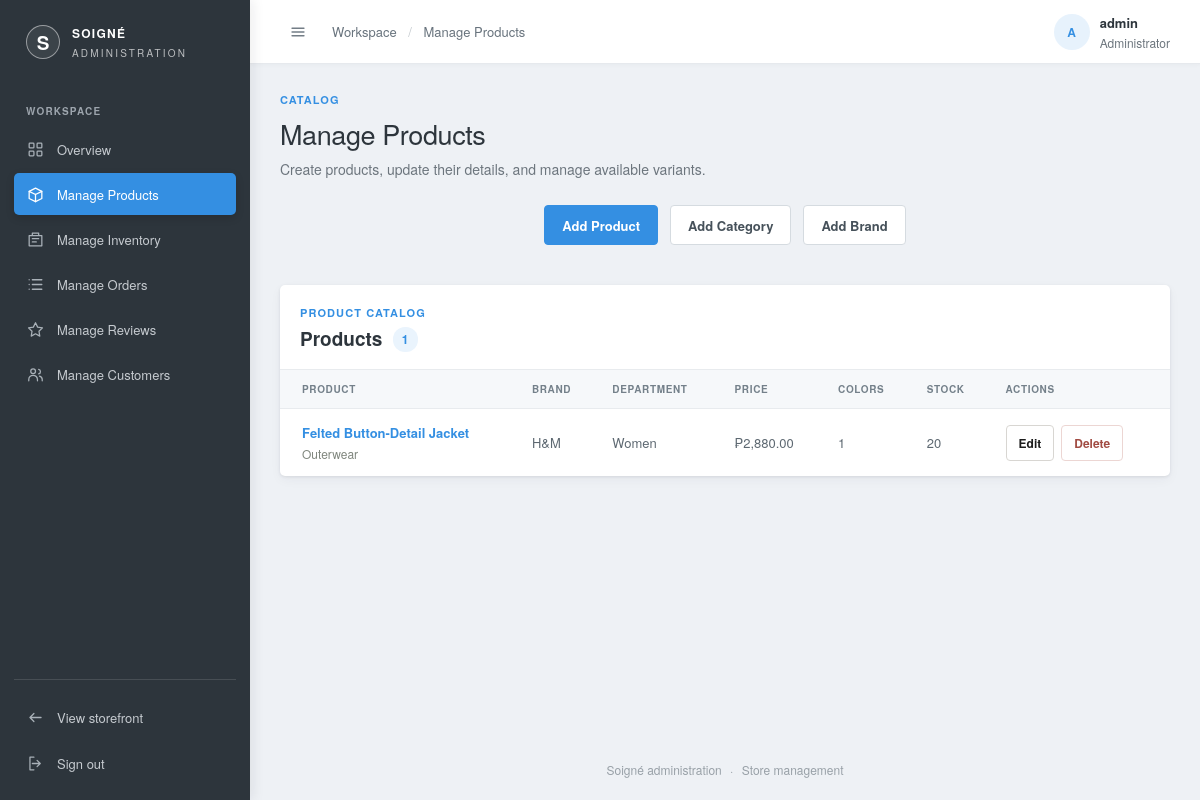
Screenshot of /admin/manage-products/index.php (signed in) with the database file from the repository.
### tables this page shows
CREATE TABLE products (
  product_id  INT AUTO_INCREMENT PRIMARY KEY,
  supplier_id INT NOT NULL,
  name        VARCHAR(150)  NOT NULL,
  category_id INT NULL,
  department  ENUM('men','women','kids') NOT NULL DEFAULT 'men',
  price       DECIMAL(10,2) NOT NULL,
  description TEXT,
  created_at  DATETIME DEFAULT CURRENT_TIMESTAMP,
  INDEX idx_department (department),
  INDEX idx_products_category_id (category_id),
  FOREIGN KEY (supplier_id) REFERENCES suppliers(supplier_id),
  FOREIGN KEY (category_id) REFERENCES categories(category_id)
    ON UPDATE CASCADE
    ON DELETE SET NULL
);

CREATE TABLE categories (
  category_id INT AUTO_INCREMENT PRIMARY KEY,
  name        VARCHAR(50) NOT NULL UNIQUE
);

CREATE TABLE suppliers (
  supplier_id INT AUTO_INCREMENT PRIMARY KEY,
  name        VARCHAR(120) NOT NULL UNIQUE,
  image       VARCHAR(255) NULL
);

### admin/includes/bootstrap.php (called while the page is built, shortened)
<?php
require_once __DIR__ . '/../../includes/config.php';
function admin_escape($value): string
{
    return htmlspecialchars((string)$value, ENT_QUOTES, 'UTF-8');
}
function admin_pagination_page(int $totalItems, int $pageSize = 10, string $pageKey = 'page'): array
{
    $totalPages = max(1, (int)ceil($totalItems / $pageSize));
    $requestedPage = filter_var($_GET[$pageKey] ?? 1, FILTER_VALIDATE_INT);
    $page = $requestedPage === false ? 1 : max(1, min($requestedPage, $totalPages));
    return [
        'page' => $page,
        'page_size' => $pageSize,
        'total_pages' => $totalPages,
        'offset' => ($page - 1) * $pageSize,
    ];
}
    ?>

### includes/config.php (called while the page is built, shortened)
<?php
if (!function_exists('peso')) {
    function peso($amount) {
        return '₱' . number_format($amount, 2);
    }
}

### admin/manage-products/index.php (the view, shortened to what this page needs)
<?php
require_once __DIR__ . '/../includes/bootstrap.php';
$product_total = (int)mysqli_fetch_assoc(mysqli_query($conn, "SELECT COUNT(*) AS total FROM products"))['total'];
$product_pagination = admin_pagination_page($product_total);
$product_limit = $product_pagination['page_size'];
$product_offset = $product_pagination['offset'];
$products_result = mysqli_query($conn,
    "SELECT p.product_id, p.name, c.name AS category, p.department, p.price, s.name AS supplier_name,
            COUNT(DISTINCT pc.product_color_id) AS color_count,
            (SELECT COUNT(*)
             FROM order_items oi
             JOIN product_variants order_variant ON order_variant.variant_id = oi.variant_id
             JOIN product_colors order_color ON order_color.product_color_id = order_variant.product_color_id
             WHERE order_color.product_id = p.product_id) AS order_count,
            COALESCE(SUM(v.stock), 0) AS stock_count
     FROM products p
     JOIN suppliers s ON s.supplier_id = p.supplier_id
     LEFT JOIN categories c ON c.category_id = p.category_id
     LEFT JOIN product_colors pc ON pc.product_id = p.product_id
     LEFT JOIN product_variants v ON v.product_color_id = pc.product_color_id
     GROUP BY p.product_id, p.name, c.name, p.department, p.price, s.name
     ORDER BY p.product_id DESC
     LIMIT $product_limit OFFSET $product_offset"
);
$products = mysqli_fetch_all($products_result, MYSQLI_ASSOC);
include __DIR__ . '/../includes/header.php';
?>
<section class="admin-page-heading">
  <div><p class="admin-eyebrow">CATALOG</p><h1>Manage Products</h1><p>Create products, update their details, and manage available variants.</p></div>
</section>
<div class="catalog-actions" aria-label="Catalog actions">
  <button class="admin-button" type="button" data-open-dialog="add-product-dialog">Add Product</button>
  <button class="admin-button admin-button-light" type="button" data-open-dialog="add-category-dialog">Add Category</button>
  <button class="admin-button admin-button-light" type="button" data-open-dialog="add-brand-dialog">Add Brand</button>
</div>
<section class="manage-panel manage-list-panel">
  <div class="manage-panel-heading"><div><p class="admin-eyebrow">PRODUCT CATALOG</p><h2>Products <span class="manage-count"><?php echo $product_total; ?></span></h2></div></div>
  <?php if ($products) { ?>
    <div class="admin-table-wrap"><table class="admin-table">
      <thead><tr><th>Product</th><th>Brand</th><th>Department</th><th>Price</th><th>Colors</th><th>Stock</th><th>Actions</th></tr></thead>
      <tbody><?php foreach ($products as $product) { ?>
        <tr>
          <td class="order-number"><?php echo admin_escape($product['name']); ?><small class="manage-secondary"><?php echo admin_escape($product['category'] ?? 'Uncategorized'); ?></small></td>
          <td><?php echo admin_escape($product['supplier_name']); ?></td>
          <td><?php echo admin_escape(ucfirst($product['department'])); ?></td>
          <td><?php echo peso((float)$product['price']); ?></td>
          <td><?php echo (int)$product['color_count']; ?></td>
          <td><?php echo (int)$product['stock_count']; ?></td>
          <td><div class="manage-row-actions">
            <a class="manage-small-button" href="<?php echo BASE_URL; ?>admin/manage-products/edit.php?id=<?php echo (int)$product['product_id']; ?>">Edit</a>
            <?php if ((int)$product['order_count'] === 0) { ?>
              <form method="post" novalidate onsubmit="return confirm('Delete this product? Products included in orders cannot be deleted.');">
                <button class="manage-small-button is-danger" type="submit">Delete</button>
              </form>
            <?php } else { ?>
              <span class="manage-secondary">Has orders</span>
            <?php } ?>
          </div></td>
        </tr>
      <?php } ?></tbody>
    </table></div>
  <?php } else { ?><p class="manage-empty">No products yet. Use Add Product above to add your first product.</p><?php } ?>
</section>
<?php include __DIR__ . '/../includes/footer.php'; ?>

### admin/styles/admin.css (style rules this page uses)
:root { --admin-ink: #2d353c; --admin-muted: #6c757d; --admin-line: #dfe3e8; --admin-paper: #ffffff; --admin-canvas: #eef1f5; --admin-accent: #348fe2; --admin-accent-dark: #2178c4; --admin-font: "Helvetica Neue", Helvetica, Arial, sans-serif; }
* { box-sizing: border-box; }
body { margin: 0; font-family: var(--admin-font); color: var(--admin-ink); }
a { color: inherit; text-decoration: none; }
button, input { font: inherit; }
.admin-eyebrow { margin: 0 0 10px; color: var(--admin-accent); font-size: 11px; font-weight: 700; letter-spacing: 1.6px; }
.admin-button { min-height: 40px; display: inline-flex; justify-content: center; align-items: center; gap: 8px; padding: 0 17px; border: 1px solid var(--admin-ink); border-radius: 11px; background: var(--admin-ink); color: #fff; box-shadow: 0 2px 4px rgba(28,28,28,.12), inset 0 1px 0 rgba(255,255,255,.16); font-size: 13px; font-weight: 700; cursor: pointer; transition: box-shadow .15s ease, transform .15s ease, background .15s ease, border-color .15s ease; }
.admin-dashboard-body { min-height: 100vh; background: var(--admin-canvas); }
.admin-page-heading { display: flex; align-items: center; justify-content: space-between; gap: 20px; margin-bottom: 25px; }
.admin-page-heading .admin-eyebrow { margin-bottom: 7px; }
.admin-page-heading h1 { margin: 0; font-family: var(--admin-font); font-size: 29px; font-weight: 600; letter-spacing: -.4px; }
.admin-page-heading > div > p:last-child { margin: 6px 0 0; color: var(--admin-muted); font-size: 14px; }
.admin-button-light { border-color: #d8d6d2; background: #fff; color: var(--admin-ink); box-shadow: 0 2px 4px rgba(28,28,28,.1), inset 0 1px 0 rgba(255,255,255,.9); }
.admin-table-wrap { width: 100%; overflow-x: auto; }
.admin-table { width: 100%; border-collapse: collapse; text-align: left; white-space: nowrap; }
.admin-table th { padding: 12px 15px; border-top: 1px solid #f0f1ee; border-bottom: 1px solid #f0f1ee; background: #faf9f7; color: #77736d; font-size: 11px; font-weight: 700; letter-spacing: .45px; text-transform: uppercase; }
.admin-table th:first-child, .admin-table td:first-child { padding-left: 20px; }
.admin-table td { padding: 14px 15px; border-bottom: 1px solid #f1f2ef; color: #626262; font-size: 13px; }
.admin-table tbody tr:last-child td { border-bottom: 0; }
.admin-table .order-number { color: #404b3e; font-weight: 700; }
body.admin-dashboard-body { background: var(--admin-canvas); color: #2d353c; font-size: 14px; -webkit-font-smoothing: antialiased; }
.admin-page-heading { margin-bottom: 22px; }
.admin-page-heading h1 { color: #2d353c; font-size: 27px; font-weight: 500; }
.admin-eyebrow { color: #348fe2; letter-spacing: 1.1px; }
.admin-button { border-color: #348fe2; border-radius: 4px; background: #348fe2; box-shadow: none; font-weight: 600; }
.admin-button-light { border-color: #d5dbe0; background: #fff; color: #46515a; box-shadow: none; }
.admin-table th { border-color: #e8ebee; background: #f6f8fa; color: #74808a; font-size: 10px; letter-spacing: .65px; }
.admin-table td { border-color: #edf0f2; color: #5d6871; }
.admin-table .order-number { color: #348fe2; }

### rows the page displays
products: name "Felted Button-Detail Jacket", category.name "Outerwear", supplier.name "H&M", department "Women", price "₱2,880.00", color_count "1", stock_count "20"

### other values shown
admin_escape($admin_page_title) "Manage Products"
admin_escape(strtoupper(substr($admin_header_name, 0, 1))) "A"
admin_escape($admin_header_name) "admin"
$product_total "1"
